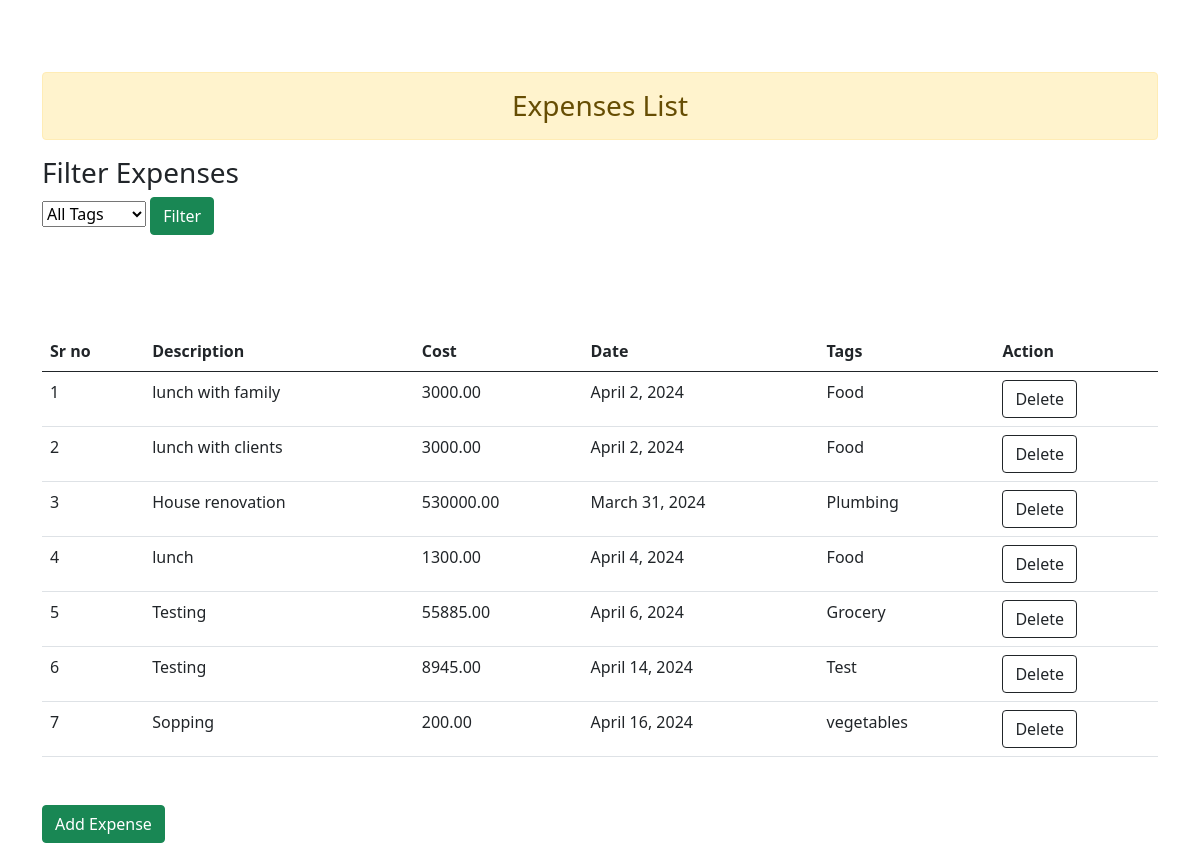
The page /expense_list/ on the database its author committed.
### app1/models.py (models this page shows, shortened)
class Expense(models.Model):
    description = models.CharField(max_length=255)
    cost = models.DecimalField(max_digits = 10, decimal_places = 2, null = True)
    date = models.DateField()
    tags = models.ManyToManyField(Tag, related_name='expenses' , null=True)

class Tag(models.Model):
    name = models.CharField(max_length=50)

### app1/views.py (the view)
# urls.py: path("expense_list/", views.expense_list, name="expense_list"),
def expense_list(request):
    tags = Tag.objects.all()  # Get all tags (for filter dropdown)
    expenses = Expense.objects.all()
    selected_tag_id = request.GET.get('tag', None)
    if selected_tag_id:
        expenses = expenses.filter(tags__id=selected_tag_id)  # Filter by tag ID
    context = {'tags': tags, 'expenses': expenses}
    return render(request, 'expense_list.html', context)

### templates/expense_list.html (shortened to what this page needs)
<!doctype html>
<html lang="en">
  <head>
    <link href="https://cdn.jsdelivr.net/npm/bootstrap@5.0.2/dist/css/bootstrap.min.css" rel="stylesheet">
  </head>
  <body>
    <div class="container">
      <br><br><br>
      <h3 class="alert alert-warning text-center">Expenses List</h3>
      <h3>Filter Expenses</h3>
<form action="" method="get">
  <select name="tag">
    <option value="">All Tags</option>
  </select>
  <button type="submit" class="btn btn-success" >Filter</button>
</form>
      <table class="table my-5">
        <table class="table my-5">
          <thead class="thead-dark">
          <tr>
              <th scope="col">Sr no</th>
              <th scope="col">Description</th>
              <th scope="col">Cost</th>
              <th scope="col">Date</th>
              <th scope="col">Tags</th>
              <th scope="col">Action</th>
          </tr>
          </thead>
          <tbody>
          {% for expense in expenses %}
          <tr>
              <td>{{ forloop.counter }}</td>
              <td>{{ expense.description }}</td>
              <td>{{ expense.cost }}</td>
              <td>{{ expense.date }}</td>
              <td>
                  {% for tag in expense.tags.all %}
                      {{ tag.name }}
                  {% endfor %}
              </td>
              <td>
                <form action="{% url  'delete' expense.id %}" method="post" class="d-inline">
                    <button type="submit" class="btn btn-outline-dark text-center">Delete
                    </button>
                </form>
              </td>
          </tr>
          {% endfor %}
          </tbody>
      </table>
      <a href="{% url 'create_expense' %}" class="btn btn-success">Add Expense</a>
  </div>
  </body>
</html>

### rows shown on the page
Expense: description "lunch with family", cost "3000.00", date "April 2, 2024"
Tag: name "Food"
Expense: description "lunch with clients", cost "3000.00", date "April 2, 2024"
Expense: description "House renovation", cost "530000.00", date "March 31, 2024"
Tag: name "Plumbing"
Expense: description "lunch", cost "1300.00", date "April 4, 2024"
Expense: description "Testing", cost "55885.00", date "April 6, 2024"
Tag: name "Grocery"
Expense: description "Testing", cost "8945.00", date "April 14, 2024"
Tag: name "Test"
Expense: description "Sopping", cost "200.00", date "April 16, 2024"
Tag: name "vegetables"
